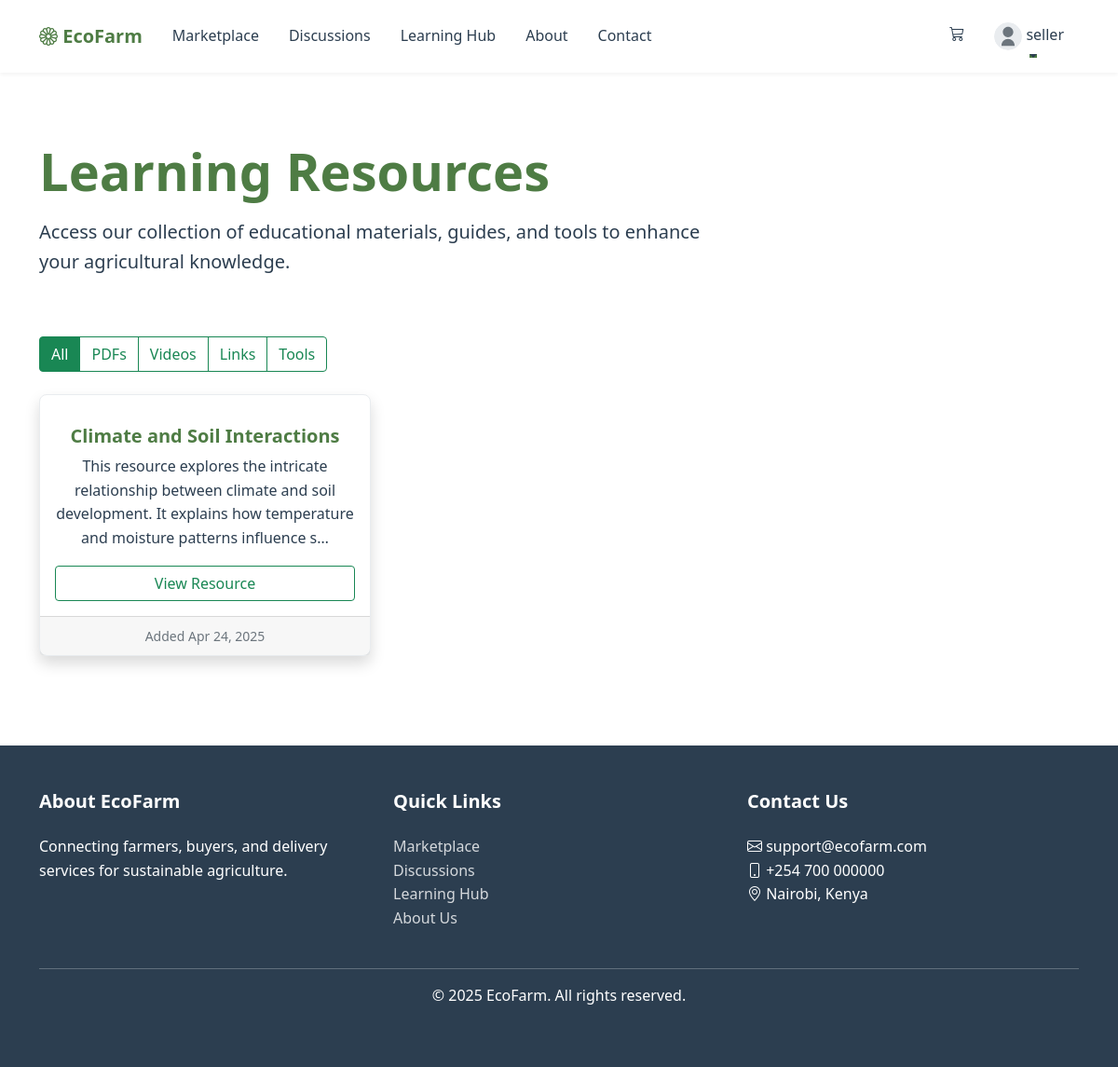
/resources/ (signed in), run on the app's committed database.
### connect/models.py (models this page shows, shortened)
class User(AbstractUser):
    class Role(models.TextChoices):
        BUYER = 'buyer', _('Buyer')
        SELLER = 'seller', _('Seller')
        BODA_RIDER = 'boda_rider', _('Boda Rider')
        ADMIN = 'admin', _('Admin')
    role = models.CharField(
        max_length=20,
        choices=Role.choices,
        default=Role.BUYER,
    )
    phone_number = models.CharField(max_length=15, blank=True)
    location = models.CharField(max_length=255, blank=True)
    profile_picture = models.ImageField(upload_to='profile_pics/', blank=True, null=True)
    wishlist = models.ManyToManyField('Product', related_name='wishlisted_by', blank=True)
    friends = models.ManyToManyField('self', symmetrical=True, blank=True)
    following = models.ManyToManyField('self', symmetrical=False, blank=True, related_name='followers')
    bio = models.TextField(max_length=500, blank=True)
    cover_photo = models.ImageField(upload_to='cover_photos/', blank=True, null=True)
    def is_seller(self):
        return self.role == self.Role.SELLER

class Resource(models.Model):
    class ResourceType(models.TextChoices):
        PDF = 'pdf', _('PDF Document')
        VIDEO = 'video', _('Video')
        LINK = 'link', _('External Link')
        TOOL = 'tool', _('Tool or Template')
    title = models.CharField(max_length=200)
    description = models.TextField()
    resource_type = models.CharField(max_length=20, choices=ResourceType.choices)
    file = models.FileField(upload_to='resources/', blank=True, null=True)
    url = models.URLField(blank=True, null=True)
    created_at = models.DateTimeField(auto_now_add=True)
    updated_at = models.DateTimeField(auto_now=True)

### connect/views.py (the view)
# urls.py: path('resources/', views.resources_list, name='resources_list'),
def resources_list(request):
    resources = Resource.objects.order_by('-created_at')
    return render(request, 'resources_list.html', {'resources': resources})

### templates/resources_list.html (shortened to what this page needs)
{% extends 'base.html' %}
{% load static %}
{% block content %}
<div class="container py-5">
    <div class="row mb-5">
        <div class="col-md-8">
            <h1 class="display-4 fw-bold mb-3">Learning Resources</h1>
            <p class="lead">Access our collection of educational materials, guides, and tools to enhance your agricultural knowledge.</p>
        </div>
    </div>
    <div class="row mb-4">
        <div class="col-12">
            <div class="btn-group" role="group">
                <button type="button" class="btn btn-outline-success active" data-filter="all">All</button>
                <button type="button" class="btn btn-outline-success" data-filter="pdf">PDFs</button>
                <button type="button" class="btn btn-outline-success" data-filter="video">Videos</button>
                <button type="button" class="btn btn-outline-success" data-filter="link">Links</button>
                <button type="button" class="btn btn-outline-success" data-filter="tool">Tools</button>
            </div>
        </div>
    </div>
    <div class="row" id="resources-grid">
        {% if resources %}
            {% for resource in resources %}
            <div class="col-md-4 mb-4 resource-item" data-type="{{ resource.resource_type }}">
                <div class="card shadow h-100">
                    <div class="card-body">
                        <h5 class="card-title text-center">{{ resource.title }}</h5>
                        <p class="card-text text-center">{{ resource.description|truncatechars:150 }}</p>
                        <div class="d-grid">
                            <a href="{% url 'resource_details' pk=resource.pk %}" class="btn btn-outline-success">
                                View Resource
                            </a>
                        </div>
                    </div>
                    <div class="card-footer text-muted text-center">
                        <small>Added {{ resource.created_at|date:"M d, Y" }}</small>
                    </div>
                </div>
            </div>
            {% endfor %}
        {% else %}
            <div class="col-12">
                <div class="alert alert-info">
                    <p class="mb-0">No resources available yet. Check back soon!</p>
                </div>
            </div>
        {% endif %}
    </div>
</div>
{% endblock %}

### templates/base.html (shortened to what this page needs)
{% load static %}
<!DOCTYPE html>
<html lang="en">
<head>
    <link href="https://cdn.jsdelivr.net/npm/bootstrap@5.1.3/dist/css/bootstrap.min.css" rel="stylesheet">
    <link rel="stylesheet" href="https://cdn.jsdelivr.net/npm/bootstrap-icons@1.8.1/font/bootstrap-icons.css">
    <link rel="stylesheet" href="{% static 'css/custom.css' %}">
</head>
<body>
    <nav class="navbar navbar-expand-lg sticky-top">
        <div class="container">
            <a class="navbar-brand" href="{% url 'home' %}">
                <i class="bi bi-flower1"></i> EcoFarm
            </a>
            <div class="collapse navbar-collapse" id="navbarNav">
                <ul class="navbar-nav me-auto">
                    <li class="nav-item">
                        <a class="nav-link {% if request.resolver_match.url_name == 'marketplace' %}active{% endif %}"
                           href="{% url 'marketplace' %}">Marketplace</a>
                    </li>
                    <li class="nav-item">
                        <a class="nav-link {% if request.resolver_match.url_name == 'discussions' %}active{% endif %}"
                           href="{% url 'discussions' %}">Discussions</a>
                    </li>
                    <li class="nav-item">
                        <a class="nav-link {% if request.resolver_match.url_name == 'learning_hub' %}active{% endif %}"
                           href="{% url 'learning_hub' %}">Learning Hub</a>
                    </li>
                    <li class="nav-item">
                        <a class="nav-link {% if request.resolver_match.url_name == 'about' %}active{% endif %}"
                           href="{% url 'about' %}">About</a>
                    </li>
                    <li class="nav-item">
                        <a class="nav-link {% if request.resolver_match.url_name == 'contact' %}active{% endif %}"
                           href="{% url 'contact' %}">Contact</a>
                    </li>
                </ul>
                <ul class="navbar-nav">
                    {% if user.is_authenticated %}
                    <li class="nav-item">
                        <a class="nav-link" href="{% url 'cart' %}">
                            <i class="bi bi-cart3"></i>
                        </a>
                    </li>
                    <li class="nav-item dropdown">
                        <a class="nav-link dropdown-toggle" href="#" id="userDropdown" role="button" data-bs-toggle="dropdown" aria-expanded="false">
                            <img src="{% if user.profile_picture %}{{ user.profile_picture.url }}{% else %}{% static 'images/default-profile.svg' %}{% endif %}"
                                 alt="{{ user.get_full_name }}" class="rounded-circle" style="width: 30px; height: 30px; object-fit: cover;">
                            {{ user.get_full_name|default:user.username }}
                        </a>
                    </li>
                    {% endif %}
                </ul>
            </div>
        </div>
    </nav>
    <main class="py-4">
        {% block content %}{% endblock %}
    </main>
    <footer class="footer mt-auto">
        <div class="container">
            <div class="row">
                <div class="col-md-4">
                    <h5>About EcoFarm</h5>
                    <p>Connecting farmers, buyers, and delivery services for sustainable agriculture.</p>
                </div>
                <div class="col-md-4">
                    <h5>Quick Links</h5>
                    <ul class="list-unstyled">
                        <li><a href="{% url 'marketplace' %}">Marketplace</a></li>
                        <li><a href="{% url 'discussions' %}">Discussions</a></li>
                        <li><a href="{% url 'learning_hub' %}">Learning Hub</a></li>
                        <li><a href="{% url 'about' %}">About Us</a></li>
                    </ul>
                </div>
                <div class="col-md-4">
                    <h5>Contact Us</h5>
                    <ul class="list-unstyled">
                        <li><i class="bi bi-envelope"></i> support@ecofarm.com</li>
                        <li><i class="bi bi-phone"></i> +254 700 000000</li>
                        <li><i class="bi bi-geo-alt"></i> Nairobi, Kenya</li>
                    </ul>
                </div>
            </div>
            <hr class="mt-4">
            <div class="text-center">
                <p>&copy; {% now "Y" %} EcoFarm. All rights reserved.</p>
            </div>
        </div>
    </footer>
</body>
</html>

### static/css/custom.css (style rules this page uses)
:root { --primary-green: #4e7c44; --light-green: #6c9e4f; --hover-green: #3d6235; --subtle-green: rgba(78, 124, 68, 0.1); --text-dark: #2c3e50; --text-muted: #6c757d; --border-color: #e9ecef; }
body { color: var(--text-dark); line-height: 1.6; }
h1, h2, h3, h4, h5, h6 { color: var(--primary-green); font-weight: 600; }
a { color: var(--text-dark); text-decoration: none; transition: all 0.2s ease; }
.navbar { background-color: #fff; box-shadow: 0 2px 4px rgba(0, 0, 0, 0.05); padding: 1rem 0; }
.navbar-brand { color: var(--primary-green) !important; font-weight: 600; }
.nav-link { color: var(--text-dark) !important; position: relative; padding: 0.5rem 1rem !important; }
.nav-link::after { content: ''; position: absolute; bottom: 0; left: 50%; width: 0; height: 2px; background-color: var(--primary-green); transition: all 0.2s ease; transform: translateX(-50%); }
.card { border: 1px solid var(--border-color); border-radius: 0.5rem; transition: all 0.2s ease; }
.footer { background-color: #2c3e50; color: #fff; padding: 3rem 0; }
.footer h5 { color: #fff; margin-bottom: 1.5rem; }
.footer a { color: rgba(255, 255, 255, 0.8); }

### data on the page
User: get_full_name "seller"
Resource: title "Climate and Soil Interactions", description "This resource explores the intricate relationship between climate and soil development. It explains how temperature and moisture patterns influence s…", created_at "Apr 24, 2025"
